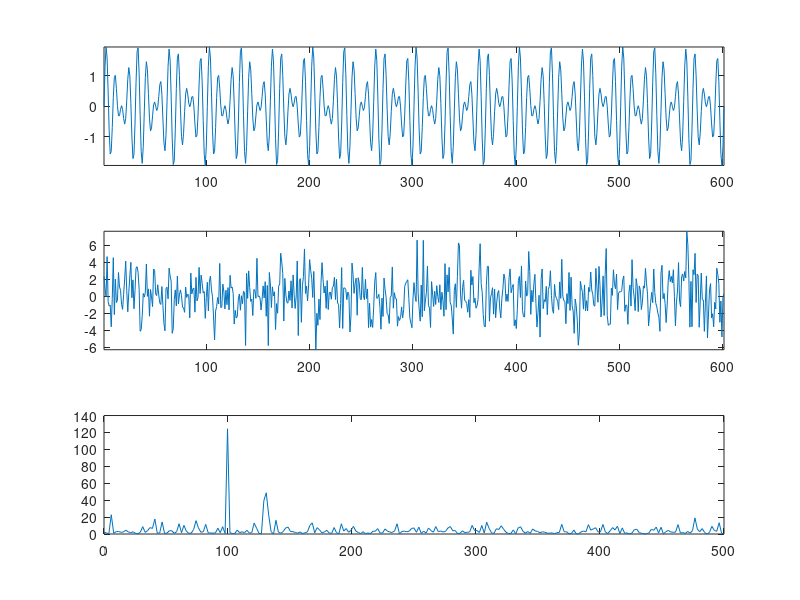

MATLAB code to generate this figure:
t=0:.001:.6;
x=sin(2*pi*100*t)+sin(2*pi*130*t);
y=x+2*randn(size(t));
Y=fft(y,512);
Pyy=Y.*conj(Y)/512;
f=1000*(0:256)/512;


subplot(3,1,1),plot(x);
axis tight
subplot(3,1,2),plot(y);
axis tight
%subplot(3,1,3),plot(Pyy(1:512));
subplot(3,1,3),plot(f,Pyy(1:257));

